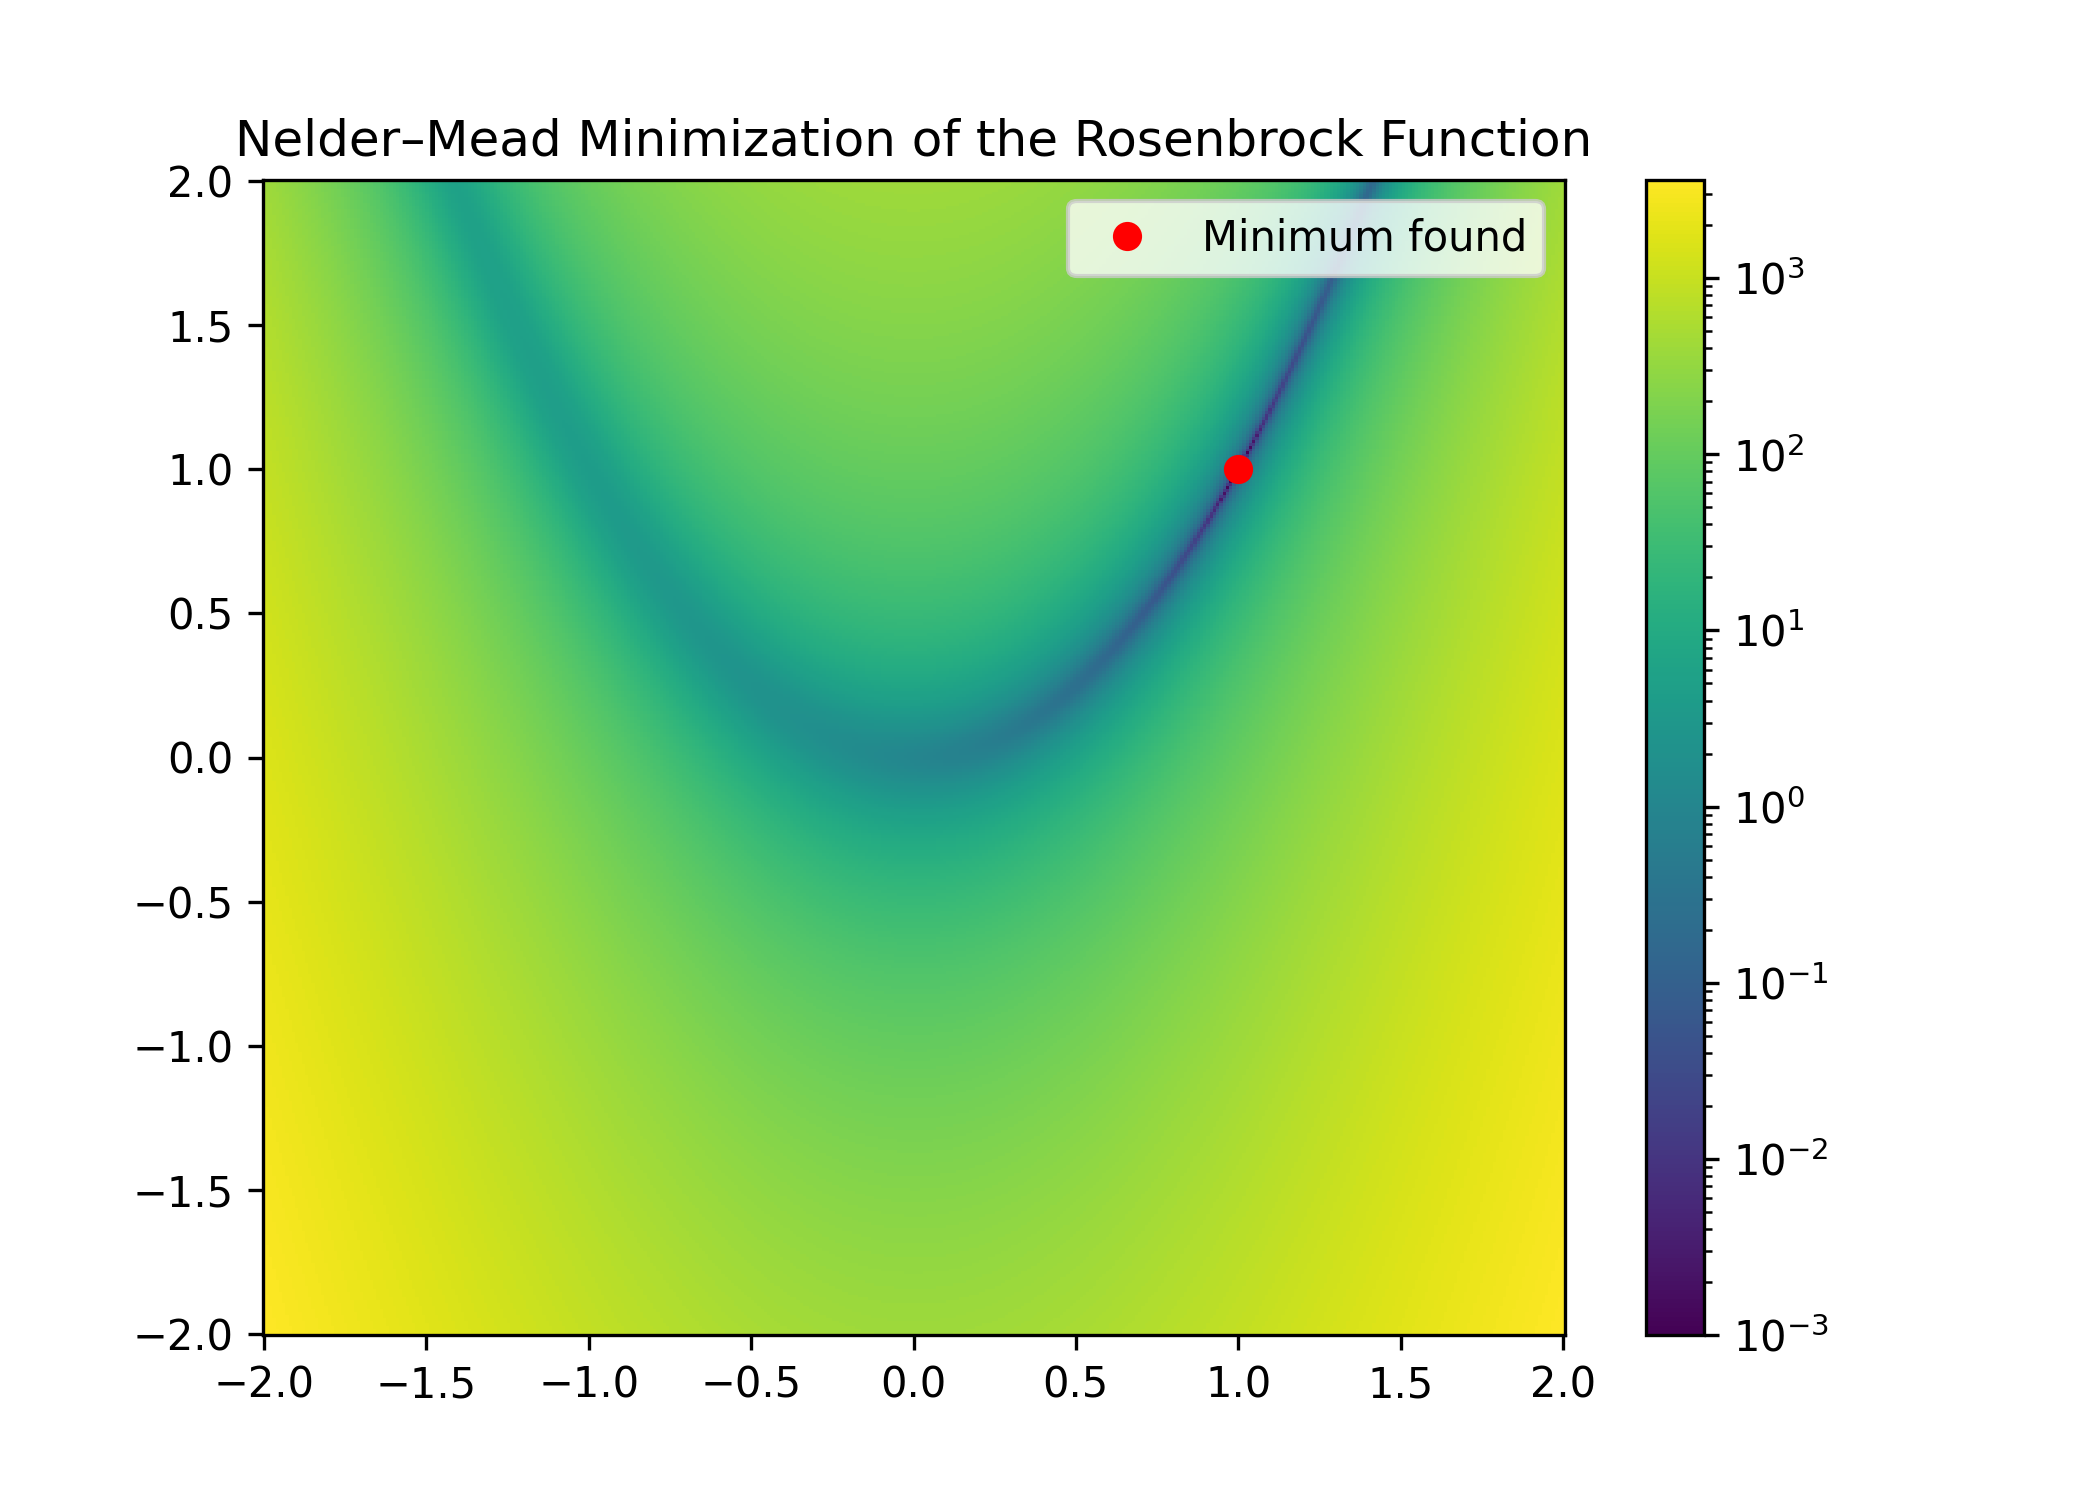

Python code for this plot:
#%%
import numpy as np
from matplotlib import pyplot as plt
from scipy.optimize import rosen
import random

x = np.arange(-2, 2, 0.1)
y = np.arange(-1, 3, 0.1)
X, Y = np.meshgrid(x, y)

z = rosen((X,Y)) # this is our function
plt.pcolormesh(X, Y, z, norm='log', vmin=1e-3)
c = plt.colorbar()
plt.show()
#%%
import numpy as np
import matplotlib.pyplot as plt
from scipy.optimize import rosen

def nelder_mead(func, max_iter=500):
    """ 
    func: rosen function

    """
    alpha=1.0
    gamma=2.0
    rho=0.5
    sigma=0.5

    # Build the triangle
    pos1 = []
    triangle = []
    x1 = random.uniform(-2.0, 2.0)
    pos1.append(x1)
    y1 = random.uniform(-2.0, 2.0)
    pos1.append(y1)
    triangle.append(pos1)
    pos2 = []
    x2 = random.uniform(-2.0, 2.0)
    pos2.append(x2)
    y2 = random.uniform(-2.0, 2.0)
    pos2.append(y2)
    triangle.append(pos2)
    pos3 = []
    x3 = random.uniform(-2.0, 2.0)
    pos3.append(x3)
    y3 = random.uniform(-2.0, 2.0)
    pos3.append(y3)
    triangle.append(pos3)
    triangle = np.array(triangle)

    ##print(triangle)

    for iteration in range(max_iter):
        # find the best and worst points
        vals = np.array([func(x) for x in triangle])
        idx = np.argsort(vals)
        triangle = triangle[idx]
        vals = vals[idx]

        # calculate centroid excluding worst point
        centroid = np.mean(triangle[:-1], axis=0)

        # reflect the worst point
        xr = centroid + alpha * (centroid - triangle[-1])
        fr = func(xr)
        # decide whether to expand or contract
        if vals[0] <= fr < vals[-2]:
            triangle[-1] = xr
        elif fr < vals[0]:
            # Expansion
            xe = centroid + gamma * (xr - centroid)
            fe = func(xe)
            triangle[-1] = xe if fe < fr else xr
        else:
            # Contraction
            xc = centroid + rho * (triangle[-1] - centroid)
            fc = func(xc)
            if fc < vals[-1]:
                triangle[-1] = xc
            else:
                # Shrink
                best = triangle[0]
                triangle = best + sigma * (triangle - best)

    return triangle[0], func(triangle[0]), iteration

# impliment on rosen func
x_start = np.array([-2, 2.0])
xmin, fmin, iters = nelder_mead(rosen)

print(f"Minimum found at {xmin} after {iters} iterations")

x = np.linspace(-2, 2, 400)
y = np.linspace(-2, 2, 400)
X, Y = np.meshgrid(x, y)
Z = rosen((X, Y))

plt.show()
plt.figure(figsize=(7,5))
plt.pcolormesh(X, Y, Z, norm='log', vmin=1e-3)
plt.colorbar()
plt.plot(xmin[0], xmin[1], 'ro', label='Minimum found')
plt.legend()
plt.title("Nelder–Mead Minimization of the Rosenbrock Function")
plt.show()

# %%
